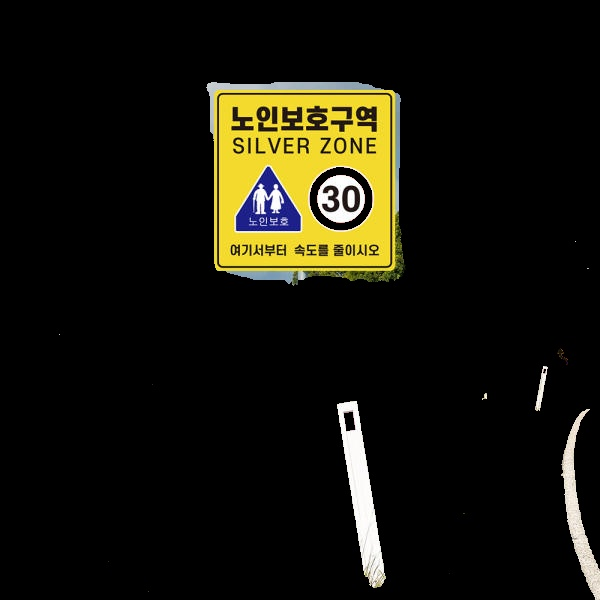
#> input picture 05_영상분류 구현 실습/OrimTest.jpg, 600 x 600 px
$ python '99_Total_Practice_Image&Input.py' --path '../05_영상분류 구현 실습/OrimTest.jpg'
#> lines starting #> are read from the running program, lines starting #| are printed output that depends on the picture
import argparse
import cv2
import numpy as np
import os
from datetime import datetime

parser = argparse.ArgumentParser()
parser.add_argument('--path', default='../03_data/Lena.png', help='Image path')
params = parser.parse_args()

image = cv2.imread(params.path)
#> image is the input picture: shape (600, 600, 3); mean B, G, R 11.1, 21, 22.5
image_to_show = np.copy(image)
temp_image = np.copy(image)

output_dir = "output"
os.makedirs(output_dir, exist_ok=True)

drawing = False
start_pt = (-1, -1)
end_pt = (-1, -1)
draw_mode = 'r'

def draw_mode_label(mode):
    if mode == 'r':
        return 'MODE: RECTANGLE'
    elif mode == 'l':
        return 'MODE: LINE'
    elif mode == 'a':
        return 'MODE: ARROW'
    return 'MODE: NONE'

def draw_status_box(img, mode):
#> called with mode = 'r'
    result = np.copy(img)
    text = draw_mode_label(mode)

    x1, y1 = 10, 10
    x2, y2 = 260, 50

    cv2.rectangle(result, (x1, y1), (x2, y2), (255, 255, 255), -1)
    cv2.rectangle(result, (x1, y1), (x2, y2), (0, 0, 0), 2)
    cv2.putText(result, text, (20, 37),
                cv2.FONT_HERSHEY_SIMPLEX, 0.7, (0, 0, 0), 2)
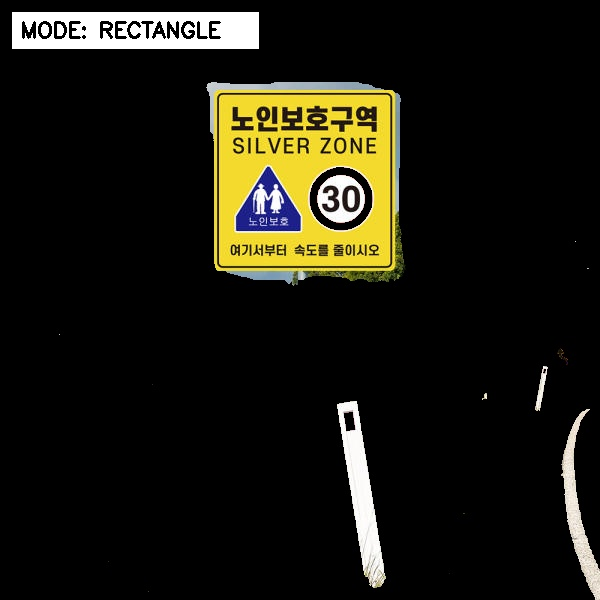
#> result: shape (600, 600, 3); mean B, G, R 16.5, 26.3, 27.9
    return result


def mouse_callback(event, x, y, flags, param):
    global drawing, start_pt, end_pt, image_to_show, temp_image, draw_mode

    if event == cv2.EVENT_LBUTTONDOWN:
        drawing = True
        start_pt = (x, y)
        end_pt = (x, y)
        temp_image = np.copy(image_to_show)

    elif event == cv2.EVENT_MOUSEMOVE:
        if drawing:
            end_pt = (x, y)
            preview = np.copy(temp_image)

            if draw_mode == 'r':
                cv2.rectangle(preview, start_pt, end_pt, (0, 255, 0), 2)
            elif draw_mode == 'l':
                cv2.line(preview, start_pt, end_pt, (255, 0, 0), 2)
            elif draw_mode == 'a':
                cv2.arrowedLine(preview, start_pt, end_pt, (0, 0, 255), 2)

            image_to_show = preview

    elif event == cv2.EVENT_LBUTTONUP:
        if drawing:
            drawing = False
            end_pt = (x, y)

            if draw_mode == 'r':
                cv2.rectangle(temp_image, start_pt, end_pt, (0, 255, 0), 2)
            elif draw_mode == 'l':
                cv2.line(temp_image, start_pt, end_pt, (255, 0, 0), 2)
            elif draw_mode == 'a':
                cv2.arrowedLine(temp_image, start_pt, end_pt, (0, 0, 255), 2)

            image_to_show = np.copy(temp_image)

cv2.namedWindow("result")
cv2.setMouseCallback("result", mouse_callback)

finish = False

while not finish:
    display_image = draw_status_box(image_to_show, draw_mode)
    cv2.imshow("result", display_image)

    key = cv2.waitKey(1) & 0xFF
#> (key Esc is pressed here)

    if key == ord('r'):
        draw_mode = 'r'

    elif key == ord('l'):
        draw_mode = 'l'

    elif key == ord('a'):
        draw_mode = 'a'

    elif key == ord('w'):
        now = datetime.now().strftime("%Y%m%d_%H%M%S")
        filename = f"{now}_lena_draw.png"
        save_path = os.path.join(output_dir, filename)

        cv2.imwrite(save_path, image_to_show, [cv2.IMWRITE_PNG_COMPRESSION, 0])
        print("Saved:", save_path)

    elif key == ord('c'):
        image_to_show = np.copy(image)
        temp_image = np.copy(image)

    elif key == 27:
        finish = True

cv2.destroyAllWindows()
